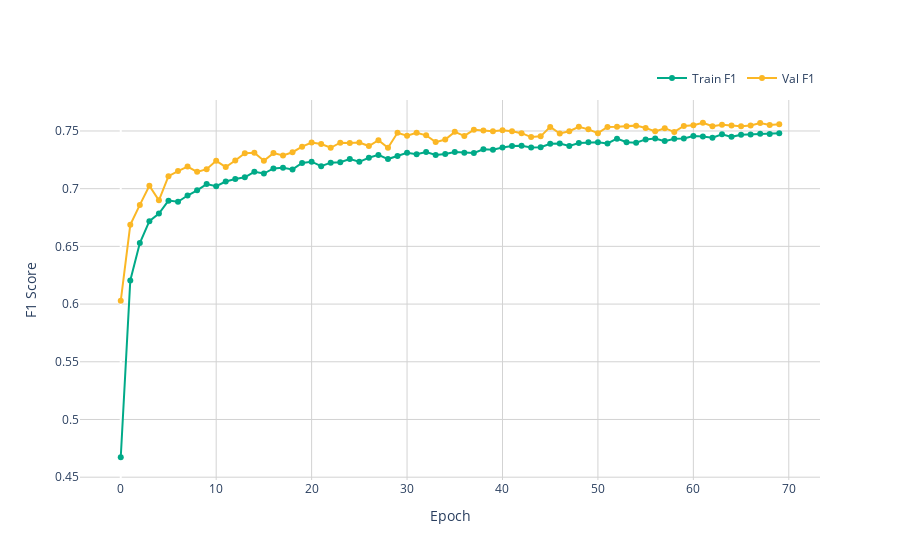

Notebook code for this chart:
### Code cell
model = train_model(train_loader, val_loader, test_loader, model, criterion, optimizer, scheduler, epochs=100, log_every=5, early_stopping_patience=8)
